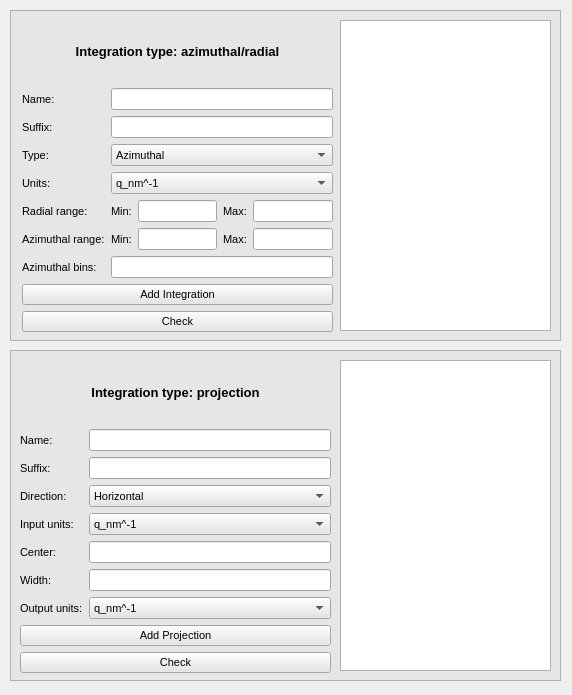
<?xml version="1.0" encoding="UTF-8"?>
<ui version="4.0">
 <class>Form</class>
 <widget class="QWidget" name="Form">
  <property name="geometry">
   <rect>
    <x>0</x>
    <y>0</y>
    <width>572</width>
    <height>695</height>
   </rect>
  </property>
  <property name="windowTitle">
   <string>Form</string>
  </property>
  <widget class="QFrame" name="frame">
   <property name="geometry">
    <rect>
     <x>10</x>
     <y>10</y>
     <width>551</width>
     <height>331</height>
    </rect>
   </property>
   <property name="palette">
    <palette>
     <active>
      <colorrole role="WindowText">
       <brush brushstyle="SolidPattern">
        <color alpha="255">
         <red>0</red>
         <green>0</green>
         <blue>0</blue>
        </color>
       </brush>
      </colorrole>
      <colorrole role="Button">
       <brush brushstyle="SolidPattern">
        <color alpha="255">
         <red>230</red>
         <green>230</green>
         <blue>230</blue>
        </color>
       </brush>
      </colorrole>
      <colorrole role="Light">
       <brush brushstyle="SolidPattern">
        <color alpha="255">
         <red>255</red>
         <green>255</green>
         <blue>255</blue>
        </color>
       </brush>
      </colorrole>
      <colorrole role="Midlight">
       <brush brushstyle="SolidPattern">
        <color alpha="255">
         <red>242</red>
         <green>242</green>
         <blue>242</blue>
        </color>
       </brush>
      </colorrole>
      <colorrole role="Dark">
       <brush brushstyle="SolidPattern">
        <color alpha="255">
         <red>115</red>
         <green>115</green>
         <blue>115</blue>
        </color>
       </brush>
      </colorrole>
      <colorrole role="Mid">
       <brush brushstyle="SolidPattern">
        <color alpha="255">
         <red>153</red>
         <green>153</green>
         <blue>153</blue>
        </color>
       </brush>
      </colorrole>
      <colorrole role="Text">
       <brush brushstyle="SolidPattern">
        <color alpha="255">
         <red>0</red>
         <green>0</green>
         <blue>0</blue>
        </color>
       </brush>
      </colorrole>
      <colorrole role="BrightText">
       <brush brushstyle="SolidPattern">
        <color alpha="255">
         <red>255</red>
         <green>255</green>
         <blue>255</blue>
        </color>
       </brush>
      </colorrole>
      <colorrole role="ButtonText">
       <brush brushstyle="SolidPattern">
        <color alpha="255">
         <red>0</red>
         <green>0</green>
         <blue>0</blue>
        </color>
       </brush>
      </colorrole>
      <colorrole role="Base">
       <brush brushstyle="SolidPattern">
        <color alpha="255">
         <red>255</red>
         <green>255</green>
         <blue>255</blue>
        </color>
       </brush>
      </colorrole>
      <colorrole role="Window">
       <brush brushstyle="SolidPattern">
        <color alpha="255">
         <red>230</red>
         <green>230</green>
         <blue>230</blue>
        </color>
       </brush>
      </colorrole>
      <colorrole role="Shadow">
       <brush brushstyle="SolidPattern">
        <color alpha="255">
         <red>0</red>
         <green>0</green>
         <blue>0</blue>
        </color>
       </brush>
      </colorrole>
      <colorrole role="AlternateBase">
       <brush brushstyle="SolidPattern">
        <color alpha="255">
         <red>242</red>
         <green>242</green>
         <blue>242</blue>
        </color>
       </brush>
      </colorrole>
      <colorrole role="ToolTipBase">
       <brush brushstyle="SolidPattern">
        <color alpha="255">
         <red>255</red>
         <green>255</green>
         <blue>220</blue>
        </color>
       </brush>
      </colorrole>
      <colorrole role="ToolTipText">
       <brush brushstyle="SolidPattern">
        <color alpha="255">
         <red>0</red>
         <green>0</green>
         <blue>0</blue>
        </color>
       </brush>
      </colorrole>
      <colorrole role="PlaceholderText">
       <brush brushstyle="SolidPattern">
        <color alpha="128">
         <red>0</red>
         <green>0</green>
         <blue>0</blue>
        </color>
       </brush>
      </colorrole>
     </active>
     <inactive>
      <colorrole role="WindowText">
       <brush brushstyle="SolidPattern">
        <color alpha="255">
         <red>0</red>
         <green>0</green>
         <blue>0</blue>
        </color>
       </brush>
      </colorrole>
      <colorrole role="Button">
       <brush brushstyle="SolidPattern">
        <color alpha="255">
         <red>230</red>
         <green>230</green>
         <blue>230</blue>
        </color>
       </brush>
      </colorrole>
      <colorrole role="Light">
       <brush brushstyle="SolidPattern">
        <color alpha="255">
         <red>255</red>
         <green>255</green>
         <blue>255</blue>
        </color>
       </brush>
      </colorrole>
      <colorrole role="Midlight">
       <brush brushstyle="SolidPattern">
        <color alpha="255">
         <red>242</red>
         <green>242</green>
         <blue>242</blue>
        </color>
       </brush>
      </colorrole>
      <colorrole role="Dark">
       <brush brushstyle="SolidPattern">
        <color alpha="255">
         <red>115</red>
         <green>115</green>
         <blue>115</blue>
        </color>
       </brush>
      </colorrole>
      <colorrole role="Mid">
       <brush brushstyle="SolidPattern">
        <color alpha="255">
         <red>153</red>
         <green>153</green>
         <blue>153</blue>
        </color>
       </brush>
      </colorrole>
      <colorrole role="Text">
       <brush brushstyle="SolidPattern">
        <color alpha="255">
         <red>0</red>
         <green>0</green>
         <blue>0</blue>
        </color>
       </brush>
      </colorrole>
      <colorrole role="BrightText">
       <brush brushstyle="SolidPattern">
        <color alpha="255">
         <red>255</red>
         <green>255</green>
         <blue>255</blue>
        </color>
       </brush>
      </colorrole>
      <colorrole role="ButtonText">
       <brush brushstyle="SolidPattern">
        <color alpha="255">
         <red>0</red>
         <green>0</green>
         <blue>0</blue>
        </color>
       </brush>
      </colorrole>
      <colorrole role="Base">
       <brush brushstyle="SolidPattern">
        <color alpha="255">
         <red>255</red>
         <green>255</green>
         <blue>255</blue>
        </color>
       </brush>
      </colorrole>
      <colorrole role="Window">
       <brush brushstyle="SolidPattern">
        <color alpha="255">
         <red>230</red>
         <green>230</green>
         <blue>230</blue>
        </color>
       </brush>
      </colorrole>
      <colorrole role="Shadow">
       <brush brushstyle="SolidPattern">
        <color alpha="255">
         <red>0</red>
         <green>0</green>
         <blue>0</blue>
        </color>
       </brush>
      </colorrole>
      <colorrole role="AlternateBase">
       <brush brushstyle="SolidPattern">
        <color alpha="255">
         <red>242</red>
         <green>242</green>
         <blue>242</blue>
        </color>
       </brush>
      </colorrole>
      <colorrole role="ToolTipBase">
       <brush brushstyle="SolidPattern">
        <color alpha="255">
         <red>255</red>
         <green>255</green>
         <blue>220</blue>
        </color>
       </brush>
      </colorrole>
      <colorrole role="ToolTipText">
       <brush brushstyle="SolidPattern">
        <color alpha="255">
         <red>0</red>
         <green>0</green>
         <blue>0</blue>
        </color>
       </brush>
      </colorrole>
      <colorrole role="PlaceholderText">
       <brush brushstyle="SolidPattern">
        <color alpha="128">
         <red>0</red>
         <green>0</green>
         <blue>0</blue>
        </color>
       </brush>
      </colorrole>
     </inactive>
     <disabled>
      <colorrole role="WindowText">
       <brush brushstyle="SolidPattern">
        <color alpha="255">
         <red>115</red>
         <green>115</green>
         <blue>115</blue>
        </color>
       </brush>
      </colorrole>
      <colorrole role="Button">
       <brush brushstyle="SolidPattern">
        <color alpha="255">
         <red>230</red>
         <green>230</green>
         <blue>230</blue>
        </color>
       </brush>
      </colorrole>
      <colorrole role="Light">
       <brush brushstyle="SolidPattern">
        <color alpha="255">
         <red>255</red>
         <green>255</green>
         <blue>255</blue>
        </color>
       </brush>
      </colorrole>
      <colorrole role="Midlight">
       <brush brushstyle="SolidPattern">
        <color alpha="255">
         <red>242</red>
         <green>242</green>
         <blue>242</blue>
        </color>
       </brush>
      </colorrole>
      <colorrole role="Dark">
       <brush brushstyle="SolidPattern">
        <color alpha="255">
         <red>115</red>
         <green>115</green>
         <blue>115</blue>
        </color>
       </brush>
      </colorrole>
      <colorrole role="Mid">
       <brush brushstyle="SolidPattern">
        <color alpha="255">
         <red>153</red>
         <green>153</green>
         <blue>153</blue>
        </color>
       </brush>
      </colorrole>
      <colorrole role="Text">
       <brush brushstyle="SolidPattern">
        <color alpha="255">
         <red>115</red>
         <green>115</green>
         <blue>115</blue>
        </color>
       </brush>
      </colorrole>
      <colorrole role="BrightText">
       <brush brushstyle="SolidPattern">
        <color alpha="255">
         <red>255</red>
         <green>255</green>
         <blue>255</blue>
        </color>
       </brush>
      </colorrole>
      <colorrole role="ButtonText">
       <brush brushstyle="SolidPattern">
        <color alpha="255">
         <red>115</red>
         <green>115</green>
         <blue>115</blue>
        </color>
       </brush>
      </colorrole>
      <colorrole role="Base">
       <brush brushstyle="SolidPattern">
        <color alpha="255">
         <red>230</red>
         <green>230</green>
         <blue>230</blue>
        </color>
       </brush>
      </colorrole>
      <colorrole role="Window">
       <brush brushstyle="SolidPattern">
        <color alpha="255">
         <red>230</red>
         <green>230</green>
         <blue>230</blue>
        </color>
       </brush>
      </colorrole>
      <colorrole role="Shadow">
       <brush brushstyle="SolidPattern">
        <color alpha="255">
         <red>0</red>
         <green>0</green>
         <blue>0</blue>
        </color>
       </brush>
      </colorrole>
      <colorrole role="AlternateBase">
       <brush brushstyle="SolidPattern">
        <color alpha="255">
         <red>230</red>
         <green>230</green>
         <blue>230</blue>
        </color>
       </brush>
      </colorrole>
      <colorrole role="ToolTipBase">
       <brush brushstyle="SolidPattern">
        <color alpha="255">
         <red>255</red>
         <green>255</green>
         <blue>220</blue>
        </color>
       </brush>
      </colorrole>
      <colorrole role="ToolTipText">
       <brush brushstyle="SolidPattern">
        <color alpha="255">
         <red>0</red>
         <green>0</green>
         <blue>0</blue>
        </color>
       </brush>
      </colorrole>
      <colorrole role="PlaceholderText">
       <brush brushstyle="SolidPattern">
        <color alpha="128">
         <red>0</red>
         <green>0</green>
         <blue>0</blue>
        </color>
       </brush>
      </colorrole>
     </disabled>
    </palette>
   </property>
   <property name="font">
    <font>
     <pointsize>8</pointsize>
     <weight>50</weight>
     <italic>false</italic>
     <bold>false</bold>
    </font>
   </property>
   <property name="autoFillBackground">
    <bool>true</bool>
   </property>
   <property name="frameShape">
    <enum>QFrame::StyledPanel</enum>
   </property>
   <property name="frameShadow">
    <enum>QFrame::Raised</enum>
   </property>
   <widget class="QListWidget" name="listWidget_azrads">
    <property name="geometry">
     <rect>
      <x>330</x>
      <y>10</y>
      <width>211</width>
      <height>311</height>
     </rect>
    </property>
   </widget>
   <widget class="QWidget" name="">
    <property name="geometry">
     <rect>
      <x>12</x>
      <y>11</y>
      <width>311</width>
      <height>311</height>
     </rect>
    </property>
    <layout class="QGridLayout" name="gridLayout">
     <item row="0" column="0" colspan="5">
      <widget class="QLabel" name="label_az">
       <property name="font">
        <font>
         <pointsize>10</pointsize>
         <weight>75</weight>
         <italic>false</italic>
         <bold>true</bold>
        </font>
       </property>
       <property name="text">
        <string>Integration type: azimuthal/radial</string>
       </property>
       <property name="alignment">
        <set>Qt::AlignCenter</set>
       </property>
      </widget>
     </item>
     <item row="1" column="0">
      <widget class="QLabel" name="label_az_name">
       <property name="text">
        <string>Name:</string>
       </property>
      </widget>
     </item>
     <item row="1" column="1" colspan="4">
      <widget class="QLineEdit" name="lineEdit_az_name"/>
     </item>
     <item row="2" column="0">
      <widget class="QLabel" name="label_az_suffix">
       <property name="text">
        <string>Suffix:</string>
       </property>
      </widget>
     </item>
     <item row="2" column="1" colspan="4">
      <widget class="QLineEdit" name="lineEdit_az_suffix">
       <property name="text">
        <string/>
       </property>
      </widget>
     </item>
     <item row="3" column="0">
      <widget class="QLabel" name="label_az_type">
       <property name="text">
        <string>Type:</string>
       </property>
      </widget>
     </item>
     <item row="3" column="1" colspan="4">
      <widget class="QComboBox" name="comboBox_az_type">
       <item>
        <property name="text">
         <string>Azimuthal</string>
        </property>
       </item>
       <item>
        <property name="text">
         <string>Radial</string>
        </property>
       </item>
      </widget>
     </item>
     <item row="4" column="0">
      <widget class="QLabel" name="label_az_units">
       <property name="text">
        <string>Units:</string>
       </property>
      </widget>
     </item>
     <item row="4" column="1" colspan="4">
      <widget class="QComboBox" name="comboBox_az_units">
       <item>
        <property name="text">
         <string>q_nm^-1</string>
        </property>
       </item>
       <item>
        <property name="text">
         <string>q_A^-1</string>
        </property>
       </item>
       <item>
        <property name="text">
         <string>2th_deg</string>
        </property>
       </item>
      </widget>
     </item>
     <item row="5" column="0">
      <widget class="QLabel" name="label_az_radialrange">
       <property name="text">
        <string>Radial range:</string>
       </property>
      </widget>
     </item>
     <item row="5" column="1">
      <widget class="QLabel" name="label_az_radmin">
       <property name="font">
        <font>
         <pointsize>8</pointsize>
         <weight>50</weight>
         <italic>false</italic>
         <bold>false</bold>
        </font>
       </property>
       <property name="text">
        <string>Min:</string>
       </property>
      </widget>
     </item>
     <item row="5" column="2">
      <widget class="QLineEdit" name="lineEdit_az_rad0"/>
     </item>
     <item row="5" column="3">
      <widget class="QLabel" name="label_az_radmax">
       <property name="font">
        <font>
         <pointsize>8</pointsize>
         <weight>50</weight>
         <italic>false</italic>
         <bold>false</bold>
        </font>
       </property>
       <property name="text">
        <string>Max:</string>
       </property>
      </widget>
     </item>
     <item row="5" column="4">
      <widget class="QLineEdit" name="lineEdit_az_rad1"/>
     </item>
     <item row="6" column="0">
      <widget class="QLabel" name="label_azrange">
       <property name="text">
        <string>Azimuthal range:</string>
       </property>
      </widget>
     </item>
     <item row="6" column="1">
      <widget class="QLabel" name="label_azmin">
       <property name="font">
        <font>
         <pointsize>8</pointsize>
         <weight>50</weight>
         <italic>false</italic>
         <bold>false</bold>
        </font>
       </property>
       <property name="text">
        <string>Min:</string>
       </property>
      </widget>
     </item>
     <item row="6" column="2">
      <widget class="QLineEdit" name="lineEdit_az_az0"/>
     </item>
     <item row="6" column="3">
      <widget class="QLabel" name="label_azmax">
       <property name="font">
        <font>
         <pointsize>8</pointsize>
         <weight>50</weight>
         <italic>false</italic>
         <bold>false</bold>
        </font>
       </property>
       <property name="text">
        <string>Max:</string>
       </property>
      </widget>
     </item>
     <item row="6" column="4">
      <widget class="QLineEdit" name="lineEdit_az_az1"/>
     </item>
     <item row="7" column="0">
      <widget class="QLabel" name="label_az_bins">
       <property name="text">
        <string>Azimuthal bins:</string>
       </property>
      </widget>
     </item>
     <item row="7" column="1" colspan="4">
      <widget class="QLineEdit" name="lineEdit_az_bins"/>
     </item>
     <item row="8" column="0" colspan="5">
      <widget class="QPushButton" name="pushButton_az_add">
       <property name="text">
        <string>Add Integration</string>
       </property>
      </widget>
     </item>
     <item row="9" column="0" colspan="5">
      <widget class="QPushButton" name="pushButton_azrad">
       <property name="text">
        <string>Check</string>
       </property>
      </widget>
     </item>
    </layout>
   </widget>
  </widget>
  <widget class="QFrame" name="proj">
   <property name="geometry">
    <rect>
     <x>10</x>
     <y>350</y>
     <width>551</width>
     <height>331</height>
    </rect>
   </property>
   <property name="palette">
    <palette>
     <active>
      <colorrole role="WindowText">
       <brush brushstyle="SolidPattern">
        <color alpha="255">
         <red>0</red>
         <green>0</green>
         <blue>0</blue>
        </color>
       </brush>
      </colorrole>
      <colorrole role="Button">
       <brush brushstyle="SolidPattern">
        <color alpha="255">
         <red>230</red>
         <green>230</green>
         <blue>230</blue>
        </color>
       </brush>
      </colorrole>
      <colorrole role="Light">
       <brush brushstyle="SolidPattern">
        <color alpha="255">
         <red>255</red>
         <green>255</green>
         <blue>255</blue>
        </color>
       </brush>
      </colorrole>
      <colorrole role="Midlight">
       <brush brushstyle="SolidPattern">
        <color alpha="255">
         <red>242</red>
         <green>242</green>
         <blue>242</blue>
        </color>
       </brush>
      </colorrole>
      <colorrole role="Dark">
       <brush brushstyle="SolidPattern">
        <color alpha="255">
         <red>115</red>
         <green>115</green>
         <blue>115</blue>
        </color>
       </brush>
      </colorrole>
      <colorrole role="Mid">
       <brush brushstyle="SolidPattern">
        <color alpha="255">
         <red>153</red>
         <green>153</green>
         <blue>153</blue>
        </color>
       </brush>
      </colorrole>
      <colorrole role="Text">
       <brush brushstyle="SolidPattern">
        <color alpha="255">
         <red>0</red>
         <green>0</green>
         <blue>0</blue>
        </color>
       </brush>
      </colorrole>
      <colorrole role="BrightText">
       <brush brushstyle="SolidPattern">
        <color alpha="255">
         <red>255</red>
         <green>255</green>
         <blue>255</blue>
        </color>
       </brush>
      </colorrole>
      <colorrole role="ButtonText">
       <brush brushstyle="SolidPattern">
        <color alpha="255">
         <red>0</red>
         <green>0</green>
         <blue>0</blue>
        </color>
       </brush>
      </colorrole>
      <colorrole role="Base">
       <brush brushstyle="SolidPattern">
        <color alpha="255">
         <red>255</red>
         <green>255</green>
         <blue>255</blue>
        </color>
       </brush>
      </colorrole>
      <colorrole role="Window">
       <brush brushstyle="SolidPattern">
        <color alpha="255">
         <red>230</red>
         <green>230</green>
         <blue>230</blue>
        </color>
       </brush>
      </colorrole>
      <colorrole role="Shadow">
       <brush brushstyle="SolidPattern">
        <color alpha="255">
         <red>0</red>
         <green>0</green>
         <blue>0</blue>
        </color>
       </brush>
      </colorrole>
      <colorrole role="AlternateBase">
       <brush brushstyle="SolidPattern">
        <color alpha="255">
         <red>242</red>
         <green>242</green>
         <blue>242</blue>
        </color>
       </brush>
      </colorrole>
      <colorrole role="ToolTipBase">
       <brush brushstyle="SolidPattern">
        <color alpha="255">
         <red>255</red>
         <green>255</green>
         <blue>220</blue>
        </color>
       </brush>
      </colorrole>
      <colorrole role="ToolTipText">
       <brush brushstyle="SolidPattern">
        <color alpha="255">
         <red>0</red>
         <green>0</green>
         <blue>0</blue>
        </color>
       </brush>
      </colorrole>
      <colorrole role="PlaceholderText">
       <brush brushstyle="SolidPattern">
        <color alpha="128">
         <red>0</red>
         <green>0</green>
         <blue>0</blue>
        </color>
       </brush>
      </colorrole>
     </active>
     <inactive>
      <colorrole role="WindowText">
       <brush brushstyle="SolidPattern">
        <color alpha="255">
         <red>0</red>
         <green>0</green>
         <blue>0</blue>
        </color>
       </brush>
      </colorrole>
      <colorrole role="Button">
       <brush brushstyle="SolidPattern">
        <color alpha="255">
         <red>230</red>
         <green>230</green>
         <blue>230</blue>
        </color>
       </brush>
      </colorrole>
      <colorrole role="Light">
       <brush brushstyle="SolidPattern">
        <color alpha="255">
         <red>255</red>
         <green>255</green>
         <blue>255</blue>
        </color>
       </brush>
      </colorrole>
      <colorrole role="Midlight">
       <brush brushstyle="SolidPattern">
        <color alpha="255">
         <red>242</red>
         <green>242</green>
         <blue>242</blue>
        </color>
       </brush>
      </colorrole>
      <colorrole role="Dark">
       <brush brushstyle="SolidPattern">
        <color alpha="255">
         <red>115</red>
         <green>115</green>
         <blue>115</blue>
        </color>
       </brush>
      </colorrole>
      <colorrole role="Mid">
       <brush brushstyle="SolidPattern">
        <color alpha="255">
         <red>153</red>
         <green>153</green>
         <blue>153</blue>
        </color>
       </brush>
      </colorrole>
      <colorrole role="Text">
       <brush brushstyle="SolidPattern">
        <color alpha="255">
         <red>0</red>
         <green>0</green>
         <blue>0</blue>
        </color>
       </brush>
      </colorrole>
      <colorrole role="BrightText">
       <brush brushstyle="SolidPattern">
        <color alpha="255">
         <red>255</red>
         <green>255</green>
         <blue>255</blue>
        </color>
       </brush>
      </colorrole>
      <colorrole role="ButtonText">
       <brush brushstyle="SolidPattern">
        <color alpha="255">
         <red>0</red>
         <green>0</green>
         <blue>0</blue>
        </color>
       </brush>
      </colorrole>
      <colorrole role="Base">
       <brush brushstyle="SolidPattern">
        <color alpha="255">
         <red>255</red>
         <green>255</green>
         <blue>255</blue>
        </color>
       </brush>
      </colorrole>
      <colorrole role="Window">
       <brush brushstyle="SolidPattern">
        <color alpha="255">
         <red>230</red>
         <green>230</green>
         <blue>230</blue>
        </color>
       </brush>
      </colorrole>
      <colorrole role="Shadow">
       <brush brushstyle="SolidPattern">
        <color alpha="255">
         <red>0</red>
         <green>0</green>
         <blue>0</blue>
        </color>
       </brush>
      </colorrole>
      <colorrole role="AlternateBase">
       <brush brushstyle="SolidPattern">
        <color alpha="255">
         <red>242</red>
         <green>242</green>
         <blue>242</blue>
        </color>
       </brush>
      </colorrole>
      <colorrole role="ToolTipBase">
       <brush brushstyle="SolidPattern">
        <color alpha="255">
         <red>255</red>
         <green>255</green>
         <blue>220</blue>
        </color>
       </brush>
      </colorrole>
      <colorrole role="ToolTipText">
       <brush brushstyle="SolidPattern">
        <color alpha="255">
         <red>0</red>
         <green>0</green>
         <blue>0</blue>
        </color>
       </brush>
      </colorrole>
      <colorrole role="PlaceholderText">
       <brush brushstyle="SolidPattern">
        <color alpha="128">
         <red>0</red>
         <green>0</green>
         <blue>0</blue>
        </color>
       </brush>
      </colorrole>
     </inactive>
     <disabled>
      <colorrole role="WindowText">
       <brush brushstyle="SolidPattern">
        <color alpha="255">
         <red>115</red>
         <green>115</green>
         <blue>115</blue>
        </color>
       </brush>
      </colorrole>
      <colorrole role="Button">
       <brush brushstyle="SolidPattern">
        <color alpha="255">
         <red>230</red>
         <green>230</green>
         <blue>230</blue>
        </color>
       </brush>
      </colorrole>
      <colorrole role="Light">
       <brush brushstyle="SolidPattern">
        <color alpha="255">
         <red>255</red>
         <green>255</green>
         <blue>255</blue>
        </color>
       </brush>
      </colorrole>
      <colorrole role="Midlight">
       <brush brushstyle="SolidPattern">
        <color alpha="255">
         <red>242</red>
         <green>242</green>
         <blue>242</blue>
        </color>
       </brush>
      </colorrole>
      <colorrole role="Dark">
       <brush brushstyle="SolidPattern">
        <color alpha="255">
         <red>115</red>
         <green>115</green>
         <blue>115</blue>
        </color>
       </brush>
      </colorrole>
      <colorrole role="Mid">
       <brush brushstyle="SolidPattern">
        <color alpha="255">
         <red>153</red>
         <green>153</green>
         <blue>153</blue>
        </color>
       </brush>
      </colorrole>
      <colorrole role="Text">
       <brush brushstyle="SolidPattern">
        <color alpha="255">
         <red>115</red>
         <green>115</green>
         <blue>115</blue>
        </color>
       </brush>
      </colorrole>
      <colorrole role="BrightText">
       <brush brushstyle="SolidPattern">
        <color alpha="255">
         <red>255</red>
         <green>255</green>
         <blue>255</blue>
        </color>
       </brush>
      </colorrole>
      <colorrole role="ButtonText">
       <brush brushstyle="SolidPattern">
        <color alpha="255">
         <red>115</red>
         <green>115</green>
         <blue>115</blue>
        </color>
       </brush>
      </colorrole>
      <colorrole role="Base">
       <brush brushstyle="SolidPattern">
        <color alpha="255">
         <red>230</red>
         <green>230</green>
         <blue>230</blue>
        </color>
       </brush>
      </colorrole>
      <colorrole role="Window">
       <brush brushstyle="SolidPattern">
        <color alpha="255">
         <red>230</red>
         <green>230</green>
         <blue>230</blue>
        </color>
       </brush>
      </colorrole>
      <colorrole role="Shadow">
       <brush brushstyle="SolidPattern">
        <color alpha="255">
         <red>0</red>
         <green>0</green>
         <blue>0</blue>
        </color>
       </brush>
      </colorrole>
      <colorrole role="AlternateBase">
       <brush brushstyle="SolidPattern">
        <color alpha="255">
         <red>230</red>
         <green>230</green>
         <blue>230</blue>
        </color>
       </brush>
      </colorrole>
      <colorrole role="ToolTipBase">
       <brush brushstyle="SolidPattern">
        <color alpha="255">
         <red>255</red>
         <green>255</green>
         <blue>220</blue>
        </color>
       </brush>
      </colorrole>
      <colorrole role="ToolTipText">
       <brush brushstyle="SolidPattern">
        <color alpha="255">
         <red>0</red>
         <green>0</green>
         <blue>0</blue>
        </color>
       </brush>
      </colorrole>
      <colorrole role="PlaceholderText">
       <brush brushstyle="SolidPattern">
        <color alpha="128">
         <red>0</red>
         <green>0</green>
         <blue>0</blue>
        </color>
       </brush>
      </colorrole>
     </disabled>
    </palette>
   </property>
   <property name="font">
    <font>
     <pointsize>8</pointsize>
     <weight>50</weight>
     <italic>false</italic>
     <bold>false</bold>
    </font>
   </property>
   <property name="autoFillBackground">
    <bool>true</bool>
   </property>
   <property name="frameShape">
    <enum>QFrame::StyledPanel</enum>
   </property>
   <property name="frameShadow">
    <enum>QFrame::Raised</enum>
   </property>
   <widget class="QListWidget" name="listWidget_projs">
    <property name="geometry">
     <rect>
      <x>330</x>
      <y>10</y>
      <width>211</width>
      <height>311</height>
     </rect>
    </property>
   </widget>
   <widget class="QWidget" name="">
    <property name="geometry">
     <rect>
      <x>10</x>
      <y>12</y>
      <width>311</width>
      <height>311</height>
     </rect>
    </property>
    <layout class="QGridLayout" name="gridLayout_2">
     <item row="0" column="0" colspan="2">
      <widget class="QLabel" name="label_proj_type">
       <property name="font">
        <font>
         <pointsize>10</pointsize>
         <weight>75</weight>
         <italic>false</italic>
         <bold>true</bold>
        </font>
       </property>
       <property name="text">
        <string>Integration type: projection</string>
       </property>
       <property name="alignment">
        <set>Qt::AlignCenter</set>
       </property>
      </widget>
     </item>
     <item row="1" column="0">
      <widget class="QLabel" name="label_proj_name">
       <property name="text">
        <string>Name:</string>
       </property>
      </widget>
     </item>
     <item row="1" column="1">
      <widget class="QLineEdit" name="lineEdit_proj_name"/>
     </item>
     <item row="2" column="0">
      <widget class="QLabel" name="label_proj_suffix">
       <property name="text">
        <string>Suffix:</string>
       </property>
      </widget>
     </item>
     <item row="2" column="1">
      <widget class="QLineEdit" name="lineEdit_proj_suffix">
       <property name="text">
        <string/>
       </property>
      </widget>
     </item>
     <item row="3" column="0">
      <widget class="QLabel" name="label_proj_dir">
       <property name="text">
        <string>Direction:</string>
       </property>
      </widget>
     </item>
     <item row="3" column="1">
      <widget class="QComboBox" name="comboBox_proj_dir">
       <item>
        <property name="text">
         <string>Horizontal</string>
        </property>
       </item>
       <item>
        <property name="text">
         <string>Vertical</string>
        </property>
       </item>
      </widget>
     </item>
     <item row="4" column="0">
      <widget class="QLabel" name="label_proj_inputunit">
       <property name="text">
        <string>Input units:</string>
       </property>
      </widget>
     </item>
     <item row="4" column="1">
      <widget class="QComboBox" name="comboBox_proj_inputunit">
       <item>
        <property name="text">
         <string>q_nm^-1</string>
        </property>
       </item>
       <item>
        <property name="text">
         <string>q_A^-1</string>
        </property>
       </item>
       <item>
        <property name="text">
         <string>2th_deg</string>
        </property>
       </item>
      </widget>
     </item>
     <item row="5" column="0">
      <widget class="QLabel" name="label_proj_cen">
       <property name="text">
        <string>Center:</string>
       </property>
      </widget>
     </item>
     <item row="5" column="1">
      <widget class="QLineEdit" name="lineEdit_proj_cen"/>
     </item>
     <item row="6" column="0">
      <widget class="QLabel" name="label_proj_width">
       <property name="text">
        <string>Width:</string>
       </property>
      </widget>
     </item>
     <item row="6" column="1">
      <widget class="QLineEdit" name="lineEdit_proj_width">
       <property name="text">
        <string/>
       </property>
      </widget>
     </item>
     <item row="7" column="0">
      <widget class="QLabel" name="label_proj_outputunit">
       <property name="text">
        <string>Output units:</string>
       </property>
      </widget>
     </item>
     <item row="7" column="1">
      <widget class="QComboBox" name="comboBox_proj_outputunit">
       <item>
        <property name="text">
         <string>q_nm^-1</string>
        </property>
       </item>
       <item>
        <property name="text">
         <string>q_A^-1</string>
        </property>
       </item>
       <item>
        <property name="text">
         <string>2th_deg</string>
        </property>
       </item>
      </widget>
     </item>
     <item row="8" column="0" colspan="2">
      <widget class="QPushButton" name="pushButton_proj_add">
       <property name="text">
        <string>Add Projection</string>
       </property>
      </widget>
     </item>
     <item row="9" column="0" colspan="2">
      <widget class="QPushButton" name="pushButton_proj_check">
       <property name="text">
        <string>Check</string>
       </property>
      </widget>
     </item>
    </layout>
   </widget>
  </widget>
 </widget>
 <resources/>
 <connections/>
</ui>
